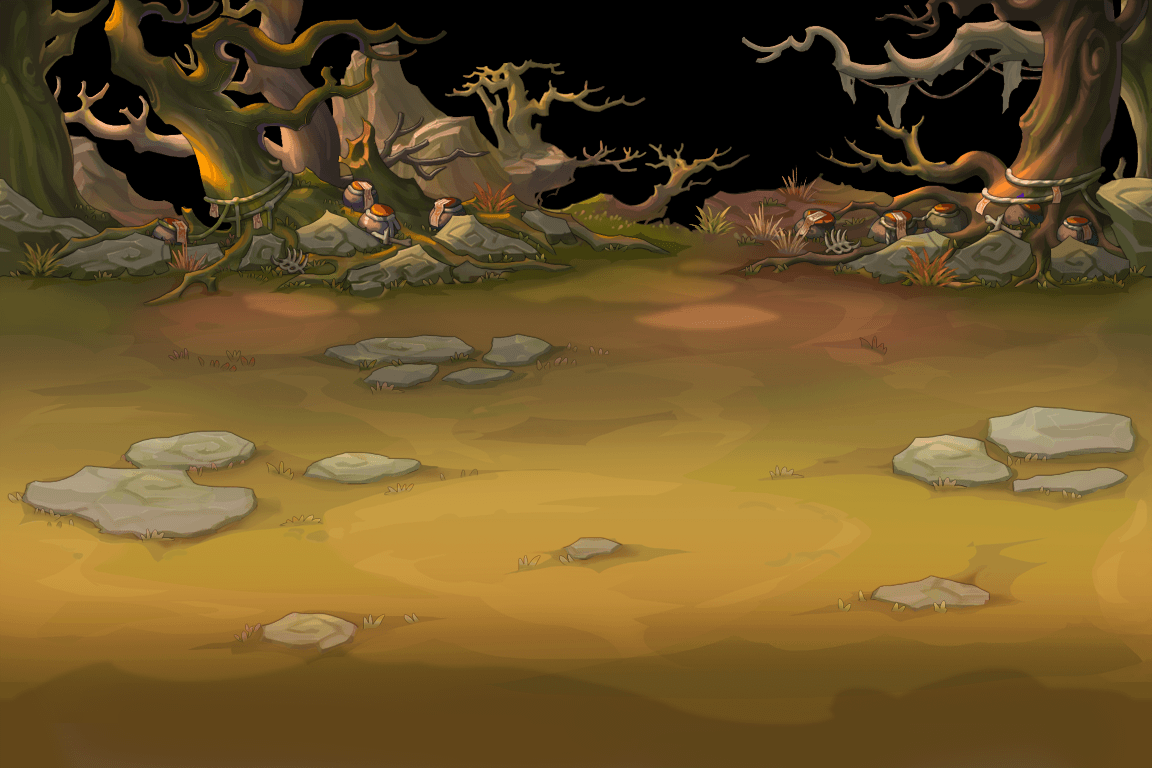

This is a level from a 2D game, rendered from its Tiled map with the project's own tilesets. A one-line summary and the map file follow, with tile-layer data summarised:
An orthogonal 9x6 tile map with 128x128 px tiles, 1 tile layer (Map10_Basetile01).

<map version="1.0" orientation="orthogonal" width="9" height="6" tilewidth="128" tileheight="128">
 <tileset firstgid="1" name="Map10_Basetile01" tilewidth="128" tileheight="128">
  <image source="Map10_Basetile01.png" width="1152" height="768" />
 </tileset>
 <layer name="Map10_Basetile01" width="9" height="6">
  <data>[54 cells, 54 non-empty, 54 distinct tile ids]</data>
 </layer>
</map>